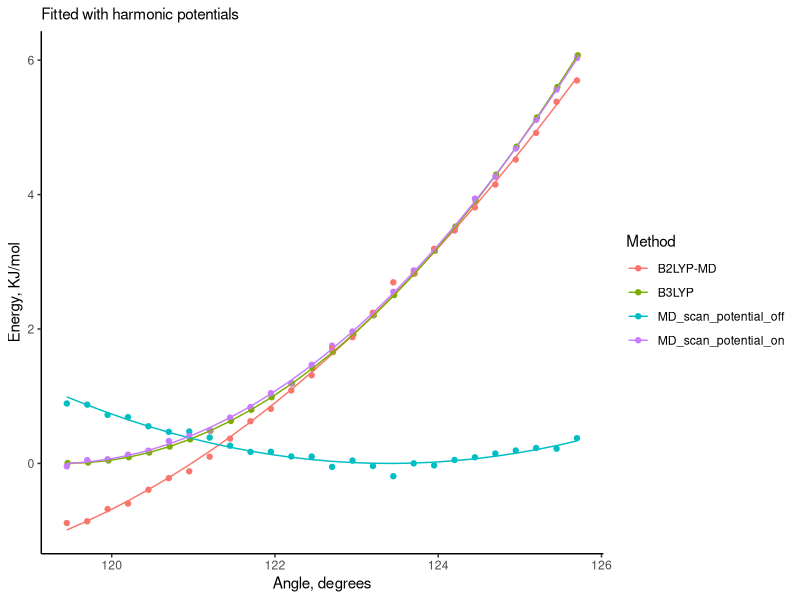

This figure's R source:
library('tidyverse')

Harmonic <- function(theta0,k,v0,Angle){
	V <- (1/2) * k * (theta0 - Angle)^2 + v0
	return(V)
}

Harmonic_fit <- function(D) {
	nls(Energy~Harmonic(theta0,k,v0,Angle), 
		start=list(theta0=110,k=1,v0=0), 
		data=D) 
}

bin <- function(D,n){
	binned <- data.frame(Energy=0, Angle=0, SD=0)	
	bin_size <- as.integer(nrow(D)/n)
	for (i in 1:n){
		j <- i*bin_size - bin_size
		index <- full_seq(c(j,j+bin_size),1) 
		binned[i,"Angle"] <- mean(D[ index , "Angle" ]) 
		binned[i,"Energy"] <- mean(D[ index , "Energy" ])
		binned[i,"SD"] <- sd(D[ index , "Energy" ])	
	}
	return(binned)
}

gaussian_b3lyp <- read.table("b3lyp_data.txt") %>% 
	rename(Angle=V1, Energy=V2) %>% 
	mutate(Method="B3LYP") %>%
	mutate(Energy= Energy*27211.4/10.36) %>%
	mutate(Energy = Energy - min(Energy)) %>%
	mutate(fit = predict(Harmonic_fit(.))) %>%
	mutate(Energy = Energy - min(fit), fit = fit-min(fit))

gaussian_w <- read.table("w_data.txt") %>% 
	rename(Angle=V1, Energy=V2) %>%
	mutate(Method="WB97XD") %>%
	mutate(Energy= Energy*27211.4/10.36) %>%
	mutate(Energy = Energy - min(Energy)) %>%
	mutate(fit = predict(Harmonic_fit(.))) %>%
	mutate(Energy = Energy - min(fit), fit = fit-min(fit))

MD_scan_off <- read.table("MD_scan_off.txt") %>%
	rename(Angle=V1, Energy=V2) %>%
	mutate(Method="MD_scan_potential_off") %>%
	mutate(Energy = Energy - min(Energy)) %>%
	mutate(fit = predict(Harmonic_fit(.))) %>%
	mutate(Energy = Energy - min(fit), fit = fit-min(fit))

MD_scan_on <- read.table("MD_scan_on.txt") %>%
	rename(Angle=V1, Energy=V2) %>%
	mutate(Method="MD_scan_potential_on") %>%
	mutate(Energy = Energy - min(Energy)) %>%
	mutate(fit = predict(Harmonic_fit(.))) %>%
	mutate(Energy = Energy - min(fit), fit = fit-min(fit))

Difference <- as_tibble(data.frame(matrix(ncol=3,nrow=26))) %>%
	rename(Angle=X1, Energy=X2) %>%
	mutate(Method = "B2LYP-MD") %>%
	mutate(Angle = MD_scan_on$Angle) %>%
	mutate(Energy = gaussian_b3lyp$Energy - MD_scan_off$Energy) %>%
	mutate(fit = predict(Harmonic_fit(.)))
	
data <- bind_rows(gaussian_b3lyp, MD_scan_off,MD_scan_on, Difference) %>% 
	ggplot(aes(x=Angle, y=Energy, color=Method)) + 
		geom_point() + 
		geom_line(aes(y=fit)) + 
		labs(y="Energy, KJ/mol", x="Angle, degrees", subtitle="Fitted with harmonic potentials") +
		theme_classic()
		ggsave("Energy_scans.pdf") 

Difference %>% Harmonic_fit(.) %>% print()

#MD_NVT_off <- read.table("MD_NVT_off.txt",skip=1000) %>%
#	rename(Time=V1,Energy=V2, Angle=V3) %>%
#	mutate(Method="MD_scan_potential_on") %>%
#	mutate(Energy = Energy * 10.36) %>%
#	arrange(Angle) %>%
#	select(Energy,Angle) %>% 
#	bin(22) %>% 
#	mutate(Energy = Energy-min(Energy)) %>%
#	mutate(Mode="Potential_off") %>%
#	ggplot(aes(x=Angle,y=Energy,color=Mode)) +
#		geom_point() +
#		geom_line() + 
#		theme_classic() + 
#		labs(x="Angle", y="Energy Kjmol-1", subtitle="C-C-O Angle PES in NVT")
#	ggsave("MD_NVT_PES.pdf")






